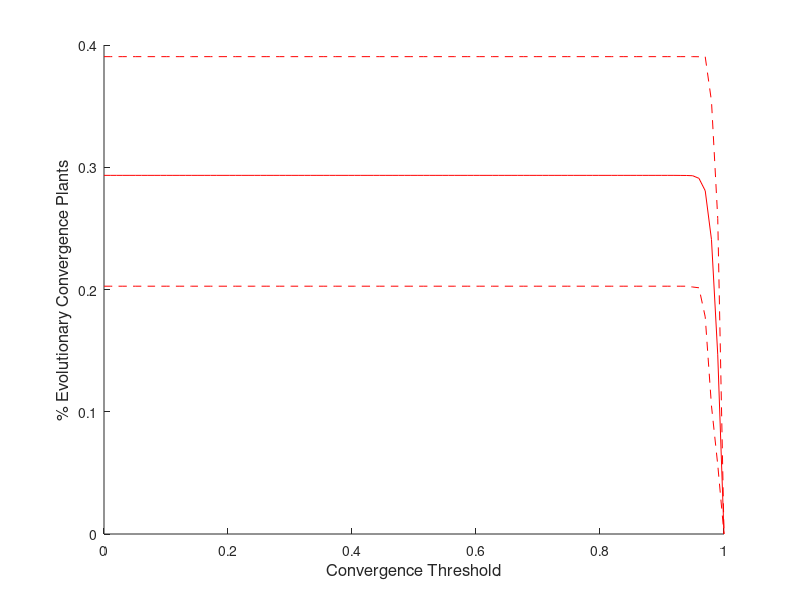

The MATLAB script that drew this image:
q = linspace(0,1,100);
A1 =  load('convergenceAll.txt'); 
%A2 =  load('mincomplementariedad.txt'); 
%A3 =  load('maxcomplementariedad.txt'); 
hold on
plot(q,mean(A1),'r');
hold on
An = sort(A1,'descend');

plot(q,An(10,:),'r--');
hold on
plot(q,An(90,:),'r--');

xlabel(('Convergence Threshold'),"fontsize",12)
ylabel('% Evolutionary Convergence Plants',"fontsize",12)
%print -color -F:12 complementarity.eps
